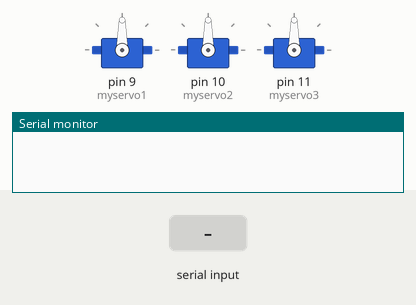
A program run on a simulated Arduino Uno, built with avr-gcc and run on an emulated ATmega328P. Shown: 3 × servo, the last lines printed to the serial monitor. The inputs (shaded band) are chosen by the test bench.

Above: at 1.2 s.
1.3 s: "90,45,200\n" received over Serial
At 2.78 s:
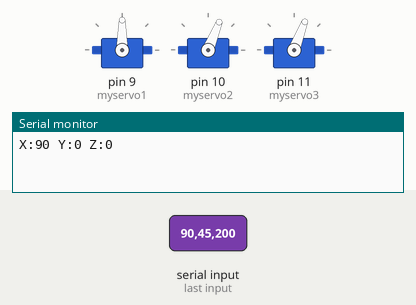
At 3.38 s:
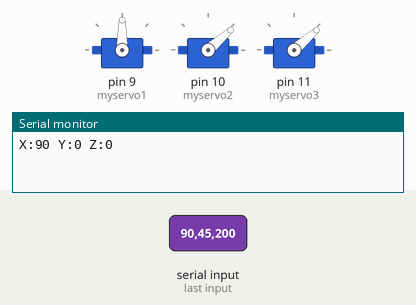
4.3 s: "30,150,10\n" received over Serial
At 7.1 s:
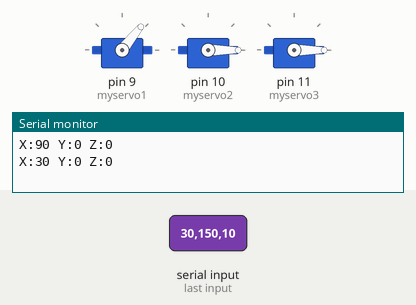
7.3 s: "0\n" received over Serial
Timing chart, 0 to 10.4 s (numbered marks = the images above; inputs shaded):
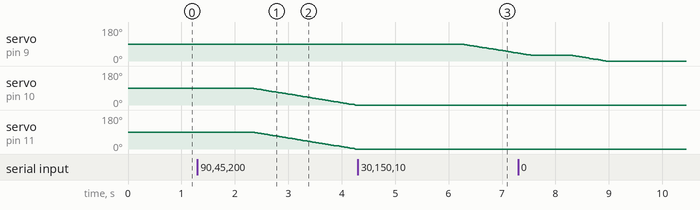

The program:

main.cpp
```cpp
#include <Arduino.h>

#include <VarSpeedServo.h>

// create servo objects
VarSpeedServo myservo1;
VarSpeedServo myservo2;
VarSpeedServo myservo3;

String data;
String get_data[3];
byte a;
int x = 0;
int y = 0;
int z = 0;

int stringData;
String per_data;

void runServo(int valX, int valY, int valZ)
{
  Serial.println("X:" + String(valX) + " Y:" + String(valY) + " Z:" + String(valZ));

  myservo1.write(valX, 30, false);
  myservo2.write(valY, 30, false);
  myservo3.write(valZ, 30, true);

  delay(1000);
}

String split(String data, char character, int pos)
{
  stringData = 0;
  per_data = "";

  for (int i = 0; i < data.length() - 1; i++)
  {

    if (data[i] == character)
    {
      stringData++;
    }

    else if (stringData == pos)
    {
      per_data.concat(data[i]);
    }

    else if (stringData > pos)
    {
      return per_data;
      break;
    }
  }

  return per_data;
}

void getSerial()
{
  while (Serial.available() != 0)
  {
    data = Serial.readString();

    for (a = 0; a < 3; a++)
    {

      get_data[a] = split(data, ' ', a);

      if (get_data[a] != NULL)
      {

        if (a == 0)
        {
          x = get_data[0].toInt();
        }

        if (a == 1)
        {
          y = get_data[1].toInt();
        }

        if (a == 2)
        {
          z = get_data[2].toInt();
        }
      }
    }
    runServo(x, y, z);
  }
}

void setup()
{
  Serial.begin(9600);
  myservo1.attach(9);
  myservo2.attach(10);
  myservo3.attach(11);
}

void loop()
{
  getSerial();
}
```

Measured:
- after the input at 1.3 s, servo on pin 10 (myservo2), servo on pin 11 (myservo3): moves from 90° to 0° over 1.9 s, starting after 1.0 s
- after the input at 4.3 s, servo on pin 9 (myservo1): moves from 90° to 42° over 1.0 s, starting after 2.0 s
